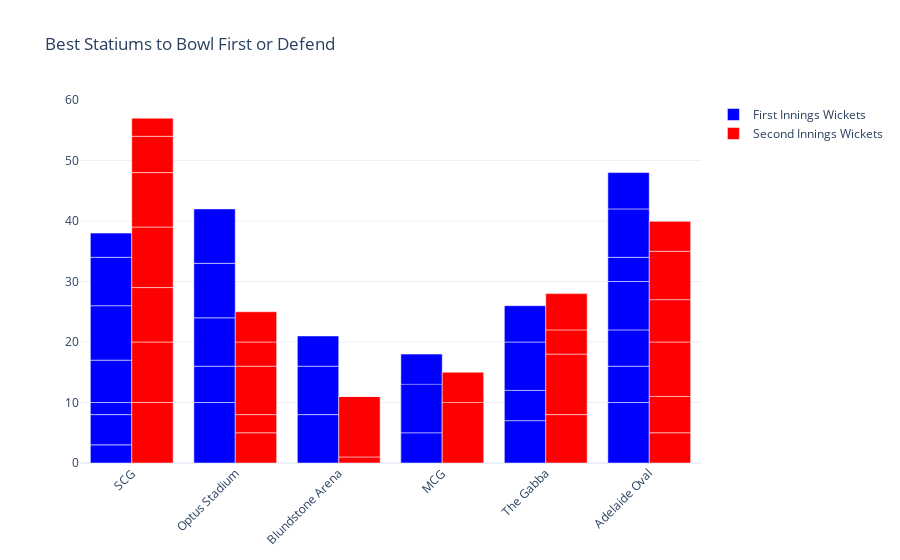

Notebook code cell kept with this figure:
### Markdown cell above
## Now let’s compare the number of wickets lost in the first innings and second innings in every stadium of the t20 world cup 2022:

### Code cell
fig = go.Figure()
fig.add_traces(go.Bar(
    x = data["venue"],
    y = data["first innings wickets"],
    name = "First Innings Wickets",
     marker_color = "blue"
))       
fig.add_traces(go.Bar(
    x = data["venue"],
    y = data["second innings wickets"],
    name = "Second Innings Wickets",
     marker_color = "Red"
))       
fig.update_layout(barmode = "group",
                  xaxis_tickangle =-45,
                  title = "Best Statiums to Bowl First or Defend")
fig.show()

### Figure 1 — Plotly figure (JSON) as saved in the notebook; plotly's stock layout.template omitted (floating-point values rounded to 4 significant figures)
{"data": [{"marker": {"color": "blue"}, "name": "First Innings Wickets", "type": "bar", "x": ["SCG", "Optus Stadium", "Blundstone Arena", "MCG", "Blundstone Arena", "Blundstone Arena", "Optus Stadium", "MCG", "MCG", "SCG", "SCG", "Optus Stadium", "MCG", "MCG", "SCG", "The Gabba", "Optus Stadium", "Optus Stadium", "The Gabba", "The Gabba", "The Gabba", "Adelaide Oval", "Adelaide Oval", "SCG", "Adelaide Oval", "Adelaide Oval", "SCG", "Adelaide Oval", "Adelaide Oval", "MCG", "SCG", "Adelaide Oval", "MCG"], "y": [3, 10, 8, 8, 8, 5, 6, 10, null, 5, 2, 8, null, null, 7, 7, 9, 9, 5, 8, 6, 10, 6, 9, 6, 8, 8, 4, 8, 5, 4, 6, 8]}, {"marker": {"color": "Red"}, "name": "Second Innings Wickets", "type": "bar", "x": ["SCG", "Optus Stadium", "Blundstone Arena", "MCG", "Blundstone Arena", "Blundstone Arena", "Optus Stadium", "MCG", "MCG", "SCG", "SCG", "Optus Stadium", "MCG", "MCG", "SCG", "The Gabba", "Optus Stadium", "Optus Stadium", "The Gabba", "The Gabba", "The Gabba", "Adelaide Oval", "Adelaide Oval", "SCG", "Adelaide Oval", "Adelaide Oval", "SCG", "Adelaide Oval", "Adelaide Oval", "MCG", "SCG", "Adelaide Oval", "MCG"], "y": [10, 5, 1, 6, 10, 0, 3, 5, null, 10, 9, 8, null, null, 10, 8, 4, 5, 10, 4, 6, 5, 6, 9, 9, 7, 6, 8, 5, 10, 3, 0, 5]}], "layout": {"autosize": true, "barmode": "group", "title": {"text": "Best Statiums to Bowl First or Defend"}, "xaxis": {"autorange": true, "range": [-0.5, 5.5], "tickangle": -45, "type": "category"}, "yaxis": {"autorange": true, "range": [0, 60], "type": "linear"}}}
